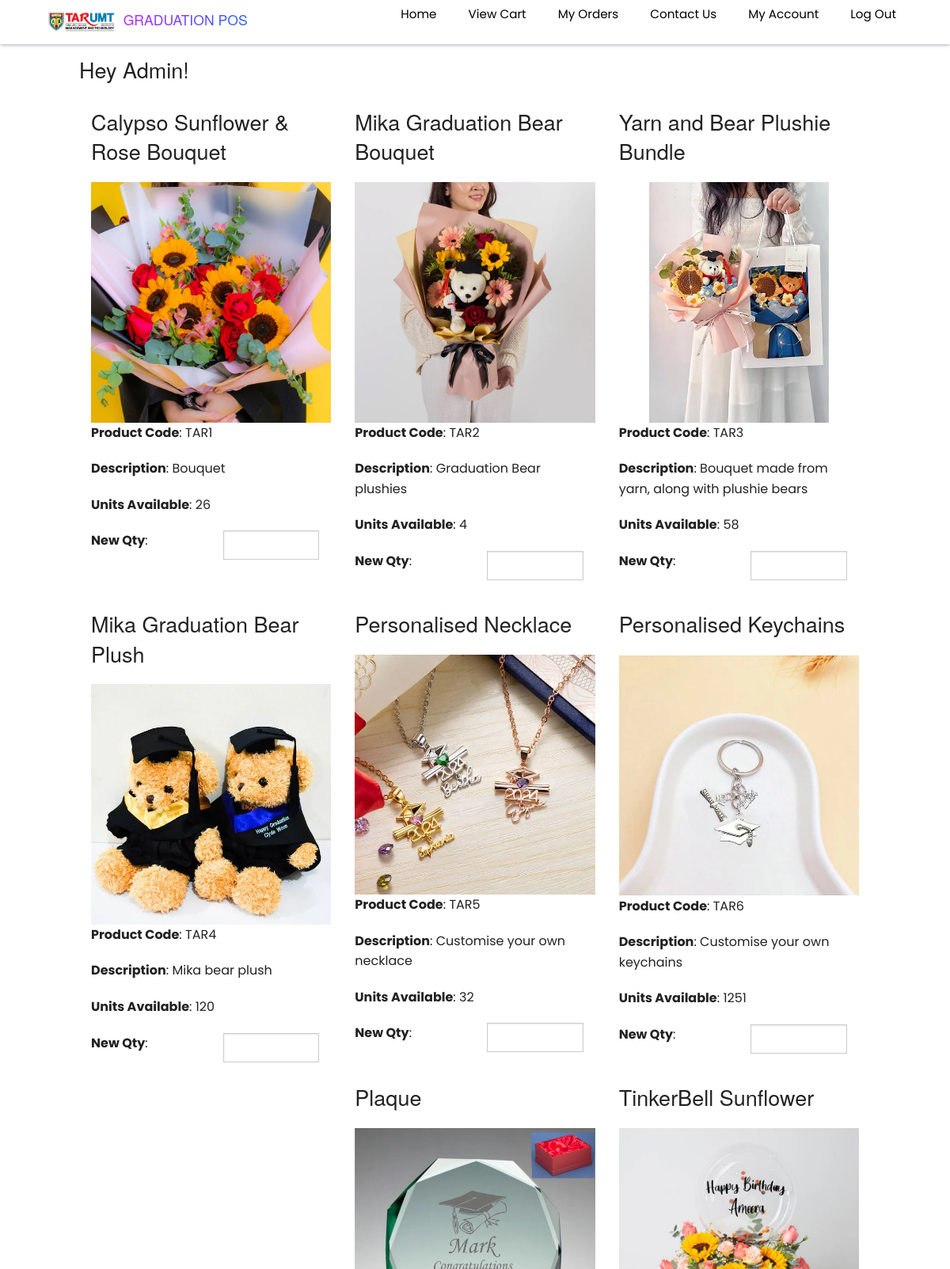
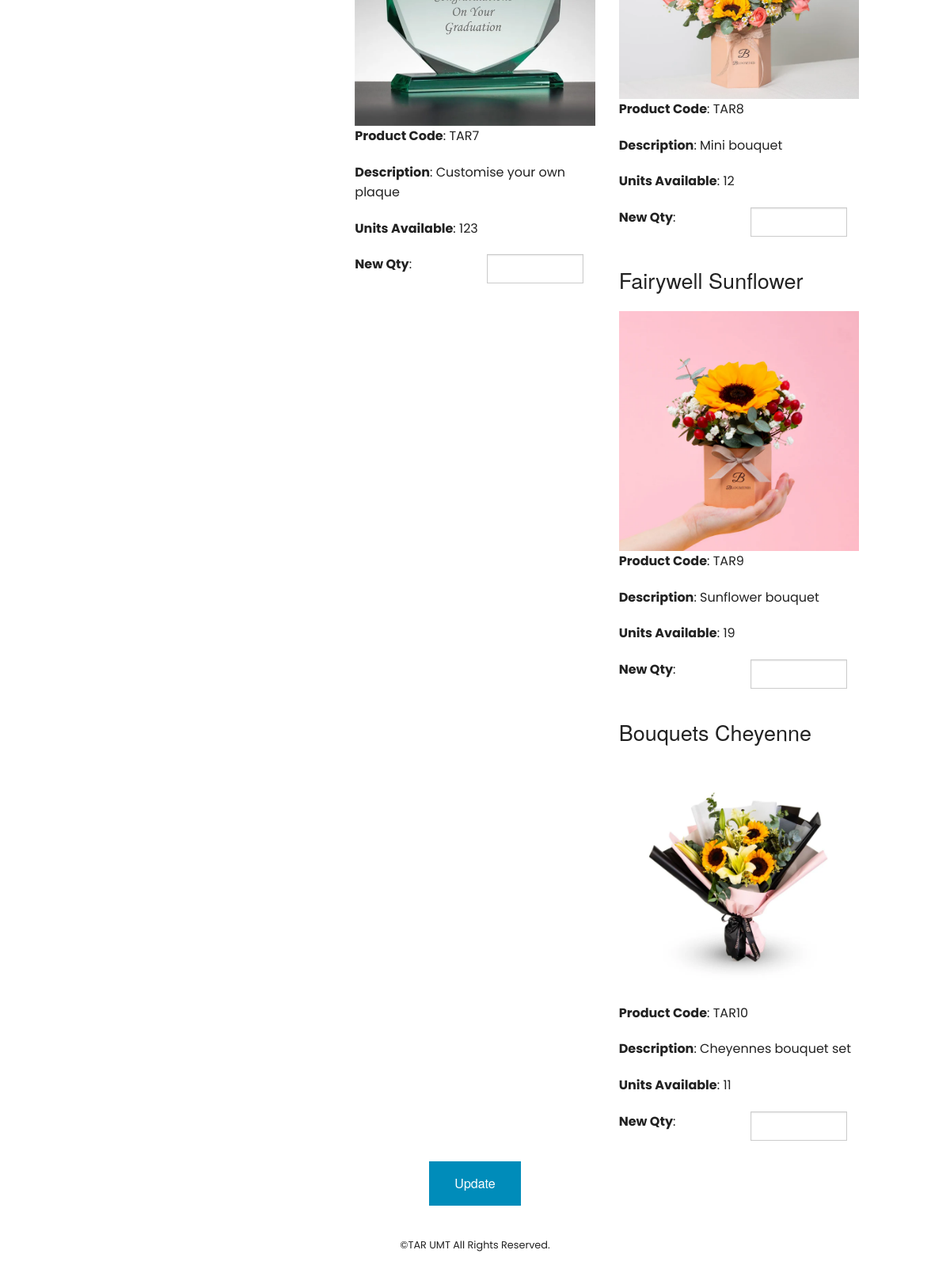
/admin.php (signed in), run on the app's committed database (2 pictures, top to bottom).
### tables this page shows
CREATE TABLE `products` (
  `id` int(11) NOT NULL,
  `product_code` varchar(60) NOT NULL,
  `product_name` varchar(60) NOT NULL,
  `product_desc` tinytext NOT NULL,
  `product_img_name` varchar(60) NOT NULL,
  `qty` int(5) NOT NULL,
  `price` decimal(10,2) NOT NULL
);

### admin.php (the view, shortened to what this page needs)
<?php
include 'config.php';
?>
<!doctype html>
<html class="no-js" lang="en">
  <head>
    <link rel="stylesheet" href="css/foundation.css" />
  </head>
  <body>
  <?php include 'include/header.php'; ?>
    <div class="row" style="margin-top:10px;">
      <div class="large-12">
        <h3>Hey Admin!</h3>
        <?php
          $result = $mysqli->query("SELECT * from products order by id asc");
          if($result) {
            while($obj = $result->fetch_object()) {
              echo '<div class="large-4 columns">';
              echo '<p><h3>'.$obj->product_name.'</h3></p>';
              echo '<img src="images/products/'.$obj->product_img_name.'"/>';
              echo '<p><strong>Product Code</strong>: '.$obj->product_code.'</p>';
              echo '<p><strong>Description</strong>: '.$obj->product_desc.'</p>';
              echo '<p><strong>Units Available</strong>: '.$obj->qty.'</p>';
              echo '<div class="large-6 columns" style="padding-left:0;">';
              echo '<form method="post" name="update-quantity" action="admin-update.php">';
              echo '<p><strong>New Qty</strong>:</p>';
              echo '</div>';
              echo '<div class="large-6 columns">';
              echo '<input type="number" name="quantity[]"/>';
              echo '</div>';
              echo '</div>';
            }
          }
        ?>
      </div>
    </div>
    <div class="row" style="margin-top:10px;">
      <div class="small-12">
        <center><p><input style="clear:both;" type="submit" class="button" value="Update"></p></center>
          <?php include 'include/footer.php'; ?>
      </div>
    </div>
  </body>
</html>

### include/header.php (shortened to what this page needs)
<nav>
    <a href="products.php"
    <div class="logo">
        <img src="images/TAR UMT Logo.png" alt="logo" />
        <h1>GRADUATION POS</h1>
    </a>
    <ul>
        <li>
            <a href="products.php">Home</a>
        </li>
        <li>
            <a href="cart.php">View Cart</a>
        </li>
        <li>
            <a href="orders.php">My Orders</a>
        </li>
        <li>
            <a href="contact.php">Contact Us</a>
        </li>
        <?php
        if(isset($_SESSION['username'])){
            echo '<li><a href="account.php">My Account</a></li>';
            echo '<li><a href="logout.php">Log Out</a></li>';
        }
        else{
            echo '<li><a href="login.php">Log In</a></li>';
            echo '<li><a href="register.php">Register</a></li>';
        }
        ?>
    </ul>
</nav>

### include/footer.php
<footer style="margin-top:10px;">
    <p style="text-align:center; font-size:0.8em;">&copy;TAR UMT All Rights Reserved.</p>
</footer><?php

### include/header.php (style rules this page uses)
* { box-sizing: border-box; -webkit-font-smoothing: antialiased; -moz-osx-font-smoothing: grayscale; }
body { padding: 0; margin: 0; font-family: "Poppins", sans-serif; }
nav { padding: 5px 5%; display: flex; justify-content: space-between; align-items: center; box-shadow: rgba(50, 50, 93, 0.25) 0px 2px 5px -1px, rgba(0, 0, 0, 0.3) 0px 1px 3px -1px; z-index: 1; }
nav .logo { display: flex; align-items: center; }
nav .logo img { height: 25px; width: auto; margin-right: 10px; }
nav .logo h1 { font-size: 1.1rem; background: linear-gradient(to right, #b927fc 0%, #2c64fc 100%); -webkit-background-clip: text; background-clip: text; -webkit-text-fill-color: transparent; }
nav ul { list-style: none; display: flex; }
nav ul li { margin-left: 1.5rem; }
nav ul li a { text-decoration: none; color: #000; font-size: 95%; font-weight: 400; padding: 4px 8px; border-radius: 5px; }

### data on the page
products: product_name "Calypso Sunflower & Rose Bouquet", product_img_name (picture), product_code "TAR1", product_desc "Bouquet", qty "26"
products: product_name "Mika Graduation Bear Bouquet", product_img_name (picture), product_code "TAR2", product_desc "Graduation Bear plushies", qty "4"
products: product_name "Yarn and Bear Plushie Bundle", product_img_name (picture), product_code "TAR3", product_desc "Bouquet made from yarn, along with plushie bears", qty "58"
products: product_name "Mika Graduation Bear Plush", product_img_name (picture), product_code "TAR4", product_desc "Mika bear plush", qty "120"
products: product_name "Personalised Necklace", product_img_name (picture), product_code "TAR5", product_desc "Customise your own necklace", qty "32"
products: product_name "Personalised Keychains", product_img_name (picture), product_code "TAR6", product_desc "Customise your own keychains", qty "1251"
products: product_name "Plaque", product_img_name (picture), product_code "TAR7", product_desc "Customise your own plaque", qty "123"
products: product_name "TinkerBell Sunflower", product_img_name (picture), product_code "TAR8", product_desc "Mini bouquet", qty "12"
products: product_name "Fairywell Sunflower", product_img_name (picture), product_code "TAR9", product_desc "Sunflower bouquet", qty "19"
products: product_name "Bouquets Cheyenne", product_img_name (picture), product_code "TAR10", product_desc "Cheyennes bouquet set", qty "11"
